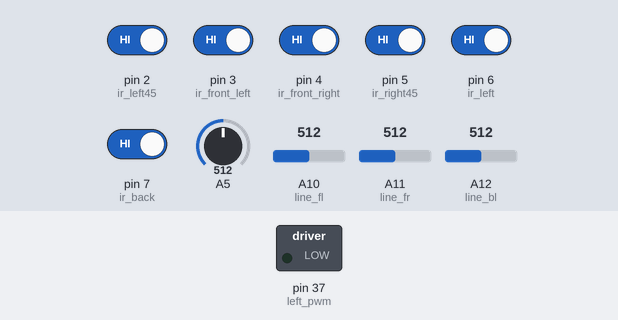
Simulated run of this program. Board: Arduino Mega 2560, built with avr-gcc and run on an emulated ATmega2560. Shown: switched loads named in the program (green lamp = pin HIGH). The test bench sets the inputs (shaded band); at power-on: pin 2 (ir_left45), pin 3 (ir_front_left), pin 4 (ir_front_right), pin 5 (ir_right45), pin 6 (ir_left), pin 7 (ir_back) HIGH, A5 = 512, A10 (line_fl) = 512, A11 (line_fr) = 512, A12 (line_bl) = 512. Pins used as bus, display or sensor lines are not drawn.

Above: at 1.2 s.
1.3 s: pin 7 (ir_back) driven LOW
At 2.4 s:
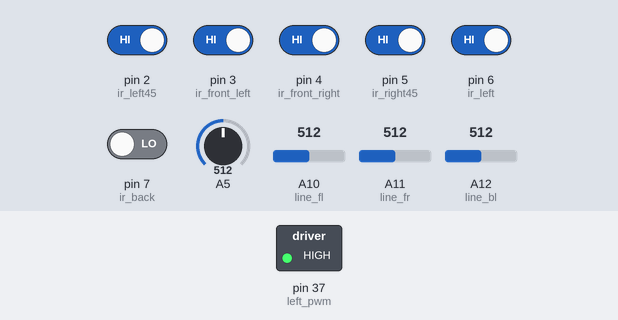
2.8 s: pin 7 (ir_back) driven HIGH
At 3.7 s:
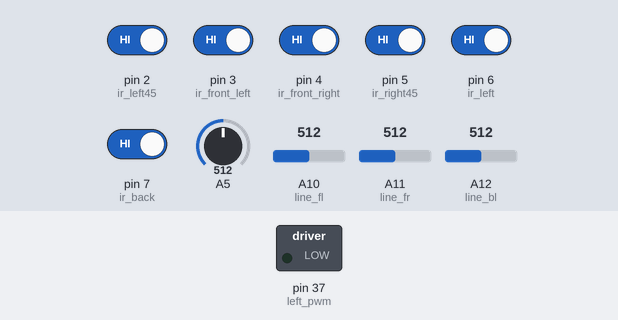
Timing chart, 0 to 5.8 s (numbered marks = the images above; inputs shaded):
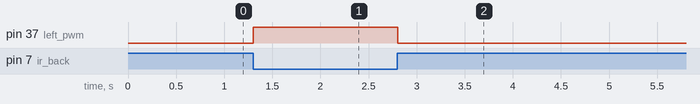

The program:

main.cpp
```cpp
/*
    🍓🍓🍓
         ╱|、
         (˚ˎ 。7
          |、˜〵
         じしˍ,)ノ
*/

#include <Arduino.h>

#include "Robot/World_State.hpp"
#include "Robot/Robot_Actions.hpp"
#include "Robot/Algorithms.hpp"
#include "Robot/Timer.hpp"
#include "Enums/line_states.hpp"
#include "Enums/enemy_states.hpp"

// Pins definitions
#define start_mod 13

#define left_pwm 37
#define left_dir_forward 14
#define left_dir_backward 15
#define right_pwm 33
#define right_dir_forward 18
#define right_dir_backward 19

#define line_fl 10
#define line_fr 11
#define line_bl 12
#define line_br 26

#define ir_back 7
#define ir_left 6
#define ir_left45 2
#define ir_front_left 3
#define ir_analog_transmit 20
#define ir_analog_receive 21
#define ir_front_right 4
#define ir_right45 5
#define ir_right 1

#define algo_pin1 38
#define algo_pin2 39
#define algo_pin3 40

// Arrays
/**
 * Motors: [Left, Right]
 * Line Sensors: [Front Left, Front Right, Back Right, Back Left]
 * IR Sensors: [Back, Left 90, Left 45, Front Left, Front Right, Right 45, Right 90]
 * IR Analog: Front Analog
 */
int motors[2] = {0, 0};
int line_sensors[4] = {0, 0, 0, 0};
int ir_sensors[7] = {0, 0, 0, 0, 0, 0, 0};
int ir_middle = 0;

// Class instances
WorldState* world;
RobotActions* action;
Algorithms* algo;
Timer* timer;

// Function declarations
void pollSensors();
void updateMotors();
void updateState();

/**
 * Set up structure of the code.
 */
void setup() {
  // Setup code for initialization of program
  pinMode(INPUT, start_mod);

  pinMode(INPUT, line_fl);
  pinMode(INPUT, line_fr);
  pinMode(INPUT, line_bl);
  pinMode(INPUT, line_br);

  pinMode(INPUT, ir_back);
  pinMode(INPUT, ir_left);
  pinMode(INPUT, ir_left45);
  pinMode(INPUT, ir_front_left);
  pinMode(INPUT, ir_front_right);
  pinMode(INPUT, ir_right45);
  pinMode(INPUT, ir_right);

  pinMode(INPUT, ir_analog_receive);
  pinMode(OUTPUT, ir_analog_transmit);

  pinMode(OUTPUT, left_pwm);
  pinMode(OUTPUT, left_dir_forward);
  pinMode(OUTPUT, left_dir_backward);
  pinMode(OUTPUT, right_pwm);
  pinMode(OUTPUT, right_dir_forward);
  pinMode(OUTPUT, right_dir_backward);

  world = new WorldState(line_sensors, ir_sensors);
  action = new RobotActions();
  timer = new Timer(millis());
  algo = new Algorithms(action, world, timer, NoneLine, NoneEnemy);
  Serial.begin(9600);
}

/**
 * Main loop
 */
void loop() {
  pollSensors();
  updateState();
  updateMotors();
}

/**
 * Helper functions
 */

// Updating Sensor Arrays
void pollSensors() {
  // Poll line sensors
  line_sensors[0] = analogRead(line_fl);
  line_sensors[1] = analogRead(line_fr);
  line_sensors[2] = analogRead(line_br);
  line_sensors[3] = analogRead(line_bl);

  // Poll IR sensors
  ir_sensors[0] = digitalRead(ir_back);
  ir_sensors[1] = digitalRead(ir_left);
  ir_sensors[2] = digitalRead(ir_left45);
  ir_sensors[3] = digitalRead(ir_front_left);
  ir_sensors[4] = digitalRead(ir_front_right);
  ir_sensors[5] = digitalRead(ir_right45);
  ir_sensors[6] = digitalRead(ir_right);

  // Poll Analog sensor
  ir_middle = analogRead(ir_analog_receive);

  // Update World State Sensor Values and Update Timer
  world->update_sensors(line_sensors, ir_sensors);
  timer->updateTime();
}

// Push to Motors
void updateMotors() {
  // Ensure PWM is within 0-255
  int left_speed = min(255, max(0, abs(motors[0])));
  int right_speed = min(255, max(0, abs(motors[1])));

  // Left motor drive
  digitalWrite(left_dir_forward, motors[0] > 0 ? HIGH : LOW);
  digitalWrite(left_dir_backward, motors[0] > 0 ? LOW : HIGH);
  analogWrite(left_pwm, left_speed);

  // Right motor drive
  digitalWrite(right_dir_forward, motors[1] > 0 ? HIGH : LOW);
  digitalWrite(right_dir_backward, motors[1] > 0 ? LOW : HIGH);
  analogWrite(left_pwm, right_speed);
}

// Update Robot World State
void updateState() {
  algo->update_algo_state(world->line_check(), world->enemy_pos());
  algo->match_strategy();
  motors[0] = action->get_left_velocity();
  motors[1] = action->get_right_velocity();
}
```

algos.hpp
```cpp
#ifndef ALGOS_HPP

#define ALGOS_HPP

enum Algos {
    LineRightAlgo,
    LineLeftAlgo,
    SlammyWhammyAlgo,
    LineAdvAlgo,
    SnakeLeft,
    SnakeRight,
    SnakeForward,
    CheckingAttack,
    InvalidAlgo
};

#endif // ALGOS_HPP
```

enemy_states.hpp
```cpp
#ifndef ENEMY_STATES_HPP
#define ENEMY_STATES_HPP

enum enemy_states {
    Front_IR,
    FL_IR,
    FR_IR,
    FL45_IR,
    FR45_IR,
    Left_IR,
    Right_IR,
    Back_IR,
    NoneEnemy
};

#endif // ENEMY_STATES_HPP
```

line_states.hpp
```cpp
#ifndef LINE_STATES_HPP
#define LINE_STATES_HPP

enum line_states {
    FL_Line,
    FR_Line,
    BR_Line,
    BL_Line,
    NoneLine
};

#endif // LINE_STATES_HPP
```

Algorithms.hpp
```cpp
#include "Robot/Robot_Actions.hpp"
#include "Robot/World_State.hpp"
#include "Robot/Timer.hpp"
#include "Enums/enemy_states.hpp"
#include "Enums/line_states.hpp"
#include "Enums/algos.hpp"

#ifndef ALGORITHMS_HPP
#define ALGORITHMS_HPP

class Algorithms {
    private:
        RobotActions* actions;
        WorldState* world_state;
        Timer* timer;
        line_states self_position;
        enemy_states enemy_position;
        Algos curr_algo;
    public:
        Algorithms(RobotActions* new_action, WorldState* new_state, Timer* timer, line_states self_pos, enemy_states enemy_pos);
        void match_strategy();
        void update_algo_state(line_states self_pos, enemy_states enemy_pos);
        void snake_search(Algos previous);
        void attack_forward();
        // void adv_line_movement();
};

#endif // ALGORITHMS_HPP
```

Robot_Actions.hpp
```cpp
#ifndef ROBOT_ACTIONS_HPP
#define ROBOT_ACTIONS_HPP

class RobotActions {
    private:
        int motors[2]; // motors = {Left, Right}
    public:
        RobotActions();
        void brake();
        void drive_forward(int speed);
        void drive_backward(int speed);
        void drive_left(int speed);
        void drive_right(int speed);
        int get_left_velocity();
        int get_right_velocity();

};

#endif // ROBOT_ACTIONS_HPP
```

Timer.hpp
```cpp
#ifndef TIMER_HPP
#define TIMER_HPP

class Timer {
    private:
        unsigned long start_time;
        unsigned long duration;
        unsigned long global_time;
        bool runningProcess;
    public:
        Timer(unsigned long initial_time);
        void begin();
        void startTimer(unsigned long duration);
        void updateTime();
        bool getRunningProcess();
        int getDuration();
};

#endif // TIMER_HPP
```

World_State.hpp
```cpp
#include "Enums/line_states.hpp"
#include "Enums/enemy_states.hpp"

#ifndef WORLD_STATE_HPP
#define WORLD_STATE_HPP

// World state representation
class WorldState {
    private:
        int line_sensors[4];
        int ir_sensors[7];
    public:
        WorldState(int line[4], int ir[7]);
        void update_sensors(int line[4], int ir[7]);
        line_states line_check();
        enemy_states enemy_pos();
};

#endif // WORLD_STATE_HPP
```

Algorithms.cpp
```cpp
#include "Robot/Algorithms.hpp"

Algorithms::Algorithms(RobotActions* new_action, WorldState* new_state, Timer* timer, line_states self_pos, enemy_states enemy_pos) {
    actions = new_action;
    world_state = new_state;
    this->timer = timer;
    self_position = self_pos;
    enemy_position = enemy_pos;
    curr_algo = InvalidAlgo;
}

void Algorithms::match_strategy() {
    /**
     * General Strategy for the Match based on self_position and enemy_position.
     *
     * Current tests on Joe's robot shows that robot cannot see after search with snake_search()
     * Flow Chart: Reset process durations. If enemy is front, attack. Otherwise, check lines. Then run queued process.
     * Default to snake_search() and do "crossing road" sweeps
     */

    // Resetting process durations
    Algos prev = InvalidAlgo;
    if (timer->getRunningProcess() == false) {
        prev = curr_algo;
        curr_algo = InvalidAlgo;
    }

    // Always attack first. Overrides the queue for algorithms
    if (enemy_position == Front_IR) {
        if (timer->getRunningProcess() == false) {
            timer->startTimer(5);
        }
        curr_algo = CheckingAttack;
        attack_forward();
        return;
    }

    // Check priority items: attack and line control resolves first
    if (curr_algo == CheckingAttack) {
        attack_forward();
        return;
    } else if (curr_algo == LineRightAlgo) {
        // Finish out turns
        if (timer->getDuration() > 10) {
            actions->drive_left(50);
        } else {
            actions->drive_forward(50);
        }
        return;
    } else if (curr_algo == LineLeftAlgo) {
        // Finish out turns
        if (timer->getDuration() > 10) {
            actions->drive_right(50);
        } else {
            actions->drive_forward(50);
        }
        return;
    }

    // Line Check
    if (self_position == FL_Line) {
        curr_algo = LineLeftAlgo;
        timer->startTimer(30);
        actions->drive_right(50);
        return;
    } else if (self_position == FR_Line) {
        curr_algo = LineRightAlgo;
        timer->startTimer(30);
        actions->drive_left(50);
        return;
    } else if (self_position == BR_Line) {
        curr_algo = LineLeftAlgo;
        timer->startTimer(30);
        actions->drive_left(50);
        return;
    } else if (self_position == BL_Line) {
        curr_algo = LineRightAlgo;
        timer->startTimer(30);
        actions->drive_left(50);
        return;
    }

    // Check algos in queue
    if (curr_algo != InvalidAlgo) {
        // Searching algorithm with SnakeLeft, SnakeRight, SnakeForward
        if (curr_algo == SnakeLeft) {
            actions->drive_left(70);
        } else if (curr_algo == SnakeRight) {
            actions->drive_right(70);
        } else if (curr_algo == SnakeForward) {
            actions->drive_forward(70);
        }
    } else {
        // Selecting correct detection algorithm
        snake_search(prev);
    }
}

void Algorithms::update_algo_state(line_states self_pos, enemy_states enemy_pos) {
    self_position = self_pos;
    enemy_position = enemy_pos;
}

void Algorithms::snake_search(Algos prev) {
    // Snaking. Left for 7, right for 14, forward 10
    if (timer->getRunningProcess() != false) {
        // Another process is running. Quit out of this one
        return;
    }
    if (prev == SnakeLeft) {
        timer->startTimer(14);
        curr_algo = SnakeRight;
    } else if (prev == SnakeRight) {
        timer->startTimer(10);
        curr_algo = SnakeForward;
    } else {
        timer->startTimer(7);
        curr_algo = SnakeLeft;
    }

}

void Algorithms::attack_forward() {
    // Implement attack forward logic
    // TODO: Curve towards enemy if you want
    actions->drive_forward(170);
}


// Currently doing nothing. Implement for more timer control
// void Algorithms::adv_line_movement() {
//     // Algorithm for setting timer for precise line movement
//     if (timer->getRunningProcess() == false) {
//         timer->startTimer(500);
//     }

//     curr_algo = LineAdvAlgo;
//     if (self_position == TopLeft) {
//         actions->drive_right(100);

//     } else if (self_position == TopRight) {
//         actions->drive_left(100);
//     } else {
//         actions->drive_forward(70);
//     }
// }
```

Robot_Actions.cpp
```cpp
#include "Robot/Robot_Actions.hpp"

RobotActions::RobotActions() {
    motors[0] = 0;
    motors[1] = 0;
}

void RobotActions::brake() {
    motors[0] = 0;
    motors[1] = 0;
}

void RobotActions::drive_forward(int speed) {
    motors[0] = speed;
    motors[1] = speed;
}

void RobotActions::drive_backward(int speed) {
    motors[0] = -speed;
    motors[1] = -speed;
}

void RobotActions::drive_left(int speed) {
    motors[0] = -speed;
    motors[1] = speed;
}

void RobotActions::drive_right(int speed) {
    motors[0] = speed;
    motors[1] = -speed;
}

int RobotActions::get_left_velocity() {
    return motors[0];
}

int RobotActions::get_right_velocity() {
    return motors[1];
}
```

Timer.cpp
```cpp
#include "Robot/Timer.hpp"

Timer::Timer(unsigned long initial_time) {
    start_time = initial_time;
    duration = 0;
    global_time = initial_time;
    runningProcess = false;
}

void Timer::begin() {
    start_time = 0;
    global_time = 0;
    runningProcess = false;
}

void Timer::startTimer(unsigned long duration){
    this->duration = duration;
    start_time = global_time;
    runningProcess = true;
}

void Timer::updateTime() {
    global_time = global_time + 1;
    if (duration > 0) {
        duration = duration - 1;
    }
    if (runningProcess && duration == 0) {
        runningProcess = false;
    }
}

bool Timer::getRunningProcess() {
    return runningProcess;
}

int Timer::getDuration() {
    return duration;
}
```

World_State.cpp
```cpp
#include "Robot/World_State.hpp"

WorldState::WorldState(int line[4], int ir[7]) {
    for (int i = 0; i < 4; i++) {
        line_sensors[i] = line[i];
    }
    for (int i = 0; i < 7; i++) {
        ir_sensors[i] = ir[i];
    }
}

void WorldState::update_sensors(int line[4], int ir[7]) {
    for (int i = 0; i < 4; i++) {
        line_sensors[i] = line[i];
    }
    for (int i = 0; i < 7; i++) {
        ir_sensors[i] = ir[i];
    }
}

line_states WorldState::line_check() {
    // Simple line check for two sensors (left, right)
    if (line_sensors[0] < 700) {
        return FL_Line;
    }
    if (line_sensors[1] < 700) {
        return FR_Line;
    }
    if (line_sensors[2] < 700) {
        return BR_Line;
    }
    if (line_sensors[3] < 700) {
        return BL_Line;
    }
    return NoneLine;
}

enemy_states WorldState::enemy_pos() {
    // Simple IR mapping (SideLeft, FrontLeft, FrontRight, SideRight)
    if (ir_sensors[0] == 1) {
        return Back_IR;
    }
    if (ir_sensors[4] == 1 && ir_sensors[3] == 1) {
        return Front_IR;
    }
    if (ir_sensors[4] == 1) {
        return FR_IR;
    }
    if (ir_sensors[3] == 1) {
        return FL_IR;
    }
    if (ir_sensors[2] == 1) {
        return FL45_IR;
    }
    if (ir_sensors[5] == 1) {
        return FR45_IR;
    }
    if (ir_sensors[1] == 1) {
        return Left_IR;
    }
    if (ir_sensors[6] == 1) {
        return Right_IR;
    }
    return NoneEnemy;
}
```

Measured:
- after the input at 1.3 s, pin 37 (left_pwm): LOW → HIGH at once
- after the input at 2.8 s, pin 37 (left_pwm): HIGH → LOW at once
